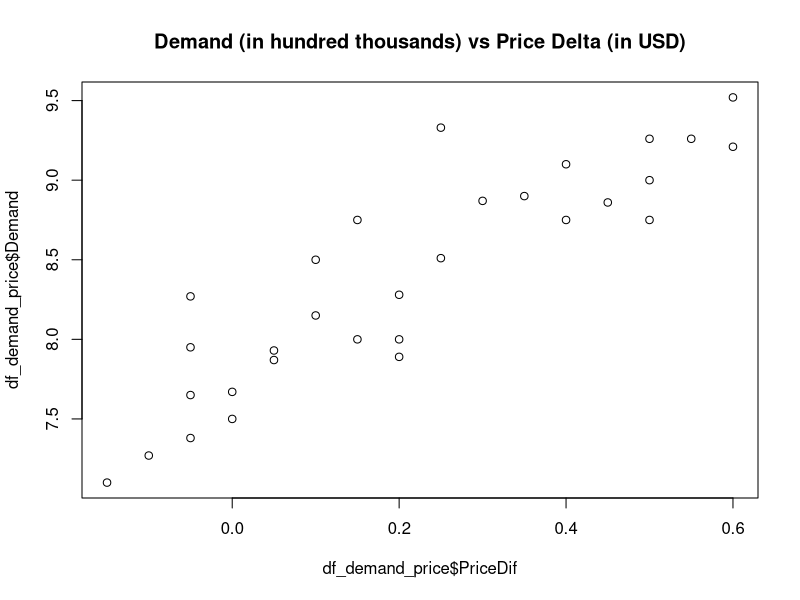
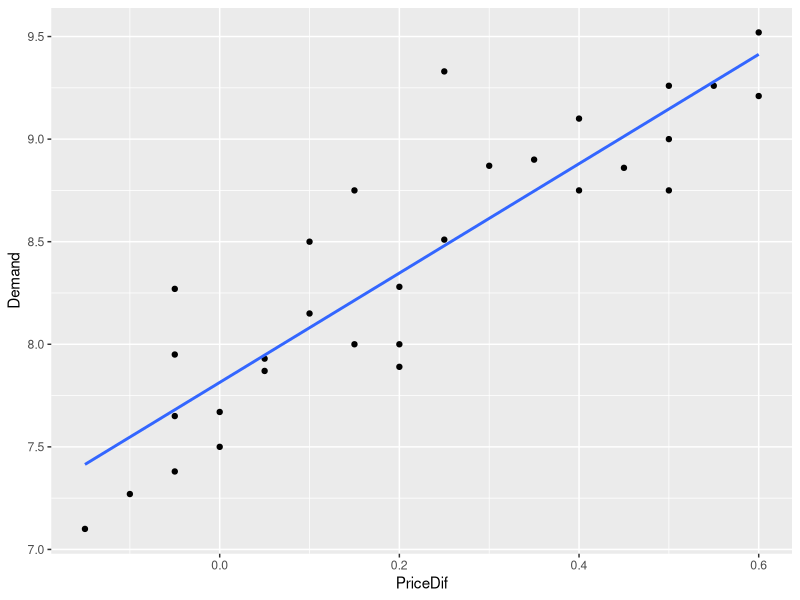

R code for these plots, in order:
## ---- chunk 1
knitr::opts_chunk$set(echo = TRUE)
## ---- chunk 2
library(ggplot2)
setwd("~/data_projects/fall22_hw/isye6414_hw/hw3")
## ---- chunk 3
df_demand_price = read.table(file ="./6414_HW3_Clean.csv", sep=",",header=TRUE)
head(df_demand_price)
dim(df_demand_price)
summary(df_demand_price)
## ---- chunk 4
title_i = "Demand (in hundred thousands) vs Price Delta (in USD)"
plot(x=df_demand_price$PriceDif, y=df_demand_price$Demand, type ="p",main = title_i)
## ---- chunk 5
cor_xy = cor(df_demand_price$Demand,df_demand_price$PriceDif)
print (paste("Corealtion on full data:",round(cor_xy,2)))
## ---- chunk 6
#Fit SLR
slr_model <- lm(Demand ~ PriceDif, data = df_demand_price)
slr_model

#Superpositioning regression line on 
ggplot(df_demand_price, aes(PriceDif, Demand)) + #aes(x,y)
  geom_point() +
  stat_smooth(method = lm, se = FALSE)
## ---- chunk 7
summary(slr_model)
## ---- chunk 8
#In R this is given as:
confint(slr_model,level = 0.95)
print (paste("95% CI for beta1 is (2.135702,3.194727)"))
print (paste("Length of CI in terms of sd:",round((3.194727-2.135702)/0.25850,2)))
## ---- chunk 9
print ("Critical t value, for alpha 5%:")
qt(p=0.975,df=28)
qt(p=0.025,df=28)
## ---- chunk 10
summary(slr_model)$coefficients
## ---- chunk 11
test = data.frame(PriceDif = 0.1)
predict.lm(slr_model, test, interval = "confidence", level = 0.95)
## ---- chunk 12
predict.lm(slr_model, test, interval = "predict", level = 0.95)
## ---- chunk 13
half_length_ci = (8.21334-7.947878)/2
half_length_pi = (8.7425-7.418719)/2

print (paste("half Length CI",half_length_ci))
print (paste("half Length PI",half_length_pi))
print (half_length_pi/half_length_ci)
## ---- chunk 14
test2 = data.frame(PriceDif = 0.25)
predict.lm(slr_model, test2, interval = "confidence", level = 0.95)
## ---- chunk 15
half_length_ci2 = (8.600362-8.36042)/2
print(paste("mean x and Hal Length CI for x=0.25 = ",mean(df_demand_price$PriceDif),half_length_ci2))
